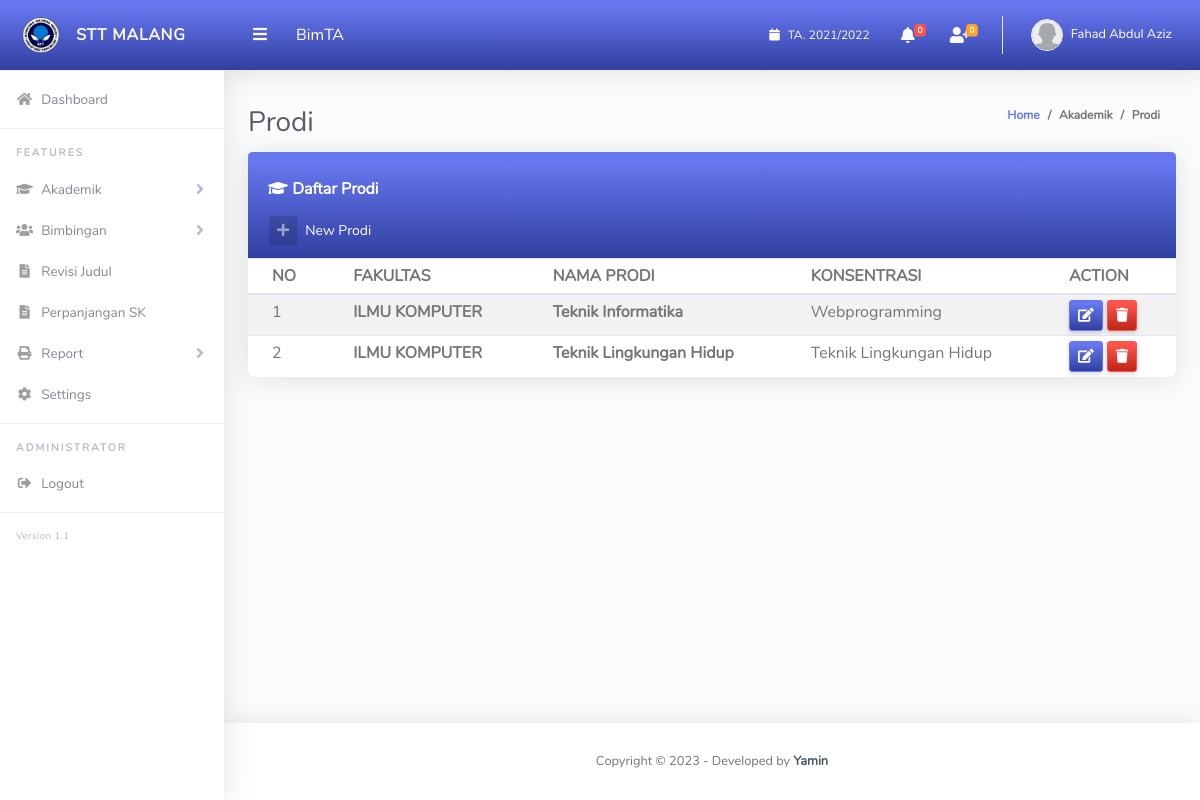
The app's page /web-admin/?pages=prodi (signed in) with its own data.
### tables this page shows
CREATE TABLE `tm_periode` (
  `periode_id` int(11) NOT NULL,
  `th_periode` varchar(20) DEFAULT NULL,
  `stt_periode` varchar(3) DEFAULT NULL
);

CREATE TABLE `tm_prodi` (
  `prodi_id` int(11) NOT NULL,
  `fakultas_id` int(11) NOT NULL,
  `prodi` varchar(255) NOT NULL,
  `konsen` varchar(255) NOT NULL
);

CREATE TABLE `tm_fakultas` (
  `fakultas_id` int(11) NOT NULL,
  `fakultas` varchar(255) NOT NULL
);

### web-admin/pages/akademik/data_prodi.php (the view, shortened to what this page needs)
  <div class="d-sm-flex align-items-center justify-content-between">
  <h1 class="h3 mb-0 text-gray-800">Prodi</h1>
  <ol class="breadcrumb">
  <li class="breadcrumb-item"><a href="./">Home</a></li>
  <li class="breadcrumb-item">Akademik</li>
  <li class="breadcrumb-item active" aria-current="page">Prodi</li>
  </ol>
  </div>
<div class="row">
            <div class="col-lg-12 mb-4">
              <div class="card">
                <div class="card-header bg-gradient-primary text-white">
                  <h6 class="mt-3 font-weight-bold"><i class="fa fa-graduation-cap"></i> Daftar Prodi</h6>
                  <a href="#" data-toggle="modal"
                    data-target="#modalAdd" id="#modalAdd" class="btn btn-default text-white btn-sm btn-icon-split mt-2">
                    <span class="icon text-white-50">
                      <i class="fas fa-plus"></i>
                    </span>
                    <span class="text">New Prodi</span>
                  </a>
                </div>
                <div class="table-responsive">
                  <table class="table table-striped table-hover table-sm align-items-center table-flush">
                    <thead class="table-flush">
                      <tr style="text-transform: uppercase;">
                        <th>No</th>
                        <th>Fakultas</th>
                        <th>Nama Prodi</th>
                        <th>Konsentrasi</th>
                        <th>Action</th>
                      </tr>
                    </thead>
                    <tbody>
                      <?php
                      $no=1;
                      $sql = mysqli_query($con,"SELECT * FROM tm_prodi
                       JOIN tm_fakultas ON tm_prodi.fakultas_id=tm_fakultas.fakultas_id
                      ORDER BY prodi_id  ASC");
                      foreach ($sql as $d) {?>
                      <tr>
                        <td><?=$no++?></td>
                        <td><b><?=$d['fakultas'] ?></b></td>
                        <td><b><?=$d['prodi'] ?></b></td>
                        <td><?=$d['konsen'] ?></td>
                          <td>
                          <a href="#" data-toggle="modal" data-target="#modalEdit<?= $d['prodi_id'] ?>" class="btn btn-primary bg-gradient-primary btn-sm">
                          <i class="fas fa-edit"></i>
                          </a>
                          <a href="?pages=prodi&id=<?= $d['prodi_id'] ?>" onclick="return confirm ('Apakah Yakin ?')" class="btn btn-danger bg-gradient-danger btn-sm"><i class="fa fa-trash"></i></a>
                          </td>
                      </tr>
                    <?php } ?>
                    </tbody>
                  </table>
                </div>
                 </div>
                  </div>
                   </div>

### web-admin/index.php (shortened to what this page needs)
<?php
if (isset($_SESSION['ADMIN_SESS'])) {
  include '../config/databases.php';
  $userID = intval($_SESSION['ADMIN_SESS']);
  $user   = mysqli_fetch_assoc(mysqli_query($con, "SELECT `id`,`username`,`password`,`nama_admin`,`img` FROM tb_admin WHERE `id`='{$userID}' AND status='Y' "));
  $tp = mysqli_fetch_assoc(mysqli_query($con, "SELECT periode_id,th_periode FROM tm_periode WHERE stt_periode='on' "));
  $new_user = mysqli_query($con, "SELECT tb_mhs.nama,tb_mhs.fotomhs,tb_mhs.create_at FROM tb_mhs WHERE status_akun='new' ORDER BY id_mhs DESC LIMIT 5 ");
  $new_judul = mysqli_query($con, "SELECT tb_mhs.id_mhs,tb_mhs.nama,tb_mhs.fotomhs,pengajuan.pengajuan_id,pengajuan.tgl_pengajuan,pengajuan.judul FROM pengajuan JOIN tb_mhs ON pengajuan.id_mhs=tb_mhs.id_mhs WHERE disetujui_kajur='new'  ORDER BY pengajuan_id DESC LIMIT 6");
?>
<!DOCTYPE html>
<html lang="en">
<head>
    <link href="../apl/vendor/fontawesome-free/css/all.min.css" rel="stylesheet" type="text/css">
    <link href="../apl/vendor/bootstrap/css/bootstrap.min.css" rel="stylesheet" type="text/css">
    <link href="../apl/vendor/datatables/dataTables.bootstrap4.min.css" rel="stylesheet">
    <link href="../apl/vendor/select2/dist/css/select2.min.css" rel="stylesheet" type="text/css">
    <link href="../apl/css/admin.min.css" rel="stylesheet">
</head>
<body id="page-top">
    <div id="wrapper">
        <ul class="navbar-nav sidebar sidebar-light accordion" id="accordionSidebar">
            <a class="sidebar-brand bg-gradient-primary d-flex align-items-center justify-content-center" href="./">
                <div class="sidebar-brand-icon">
                    <img src="../logo.png">
                </div>
                <div class="sidebar-brand-text mx-3"><b>STT MALANG</b></div>
            </a>
            <hr class="sidebar-divider my-0">
            <li class="nav-item">
                <a class="nav-link" href="./">
                    <i class="fas fa-fw fa-home"></i>
                    <span>Dashboard</span></a>
            </li>
            <hr class="sidebar-divider">
            <div class="sidebar-heading">
                Features
            </div>
            <li class="nav-item">
                <a class="nav-link collapsed" href="#" data-toggle="collapse" data-target="#collapseBootstrap"
                    aria-expanded="true" aria-controls="collapseBootstrap">
                    <i class="fa fa-fw fa-graduation-cap"></i>
                    <span>Akademik</span>
                </a>
            </li>
            <li class="nav-item">
                <a class="nav-link collapsed" href="#" data-toggle="collapse" data-target="#collapseForm"
                    aria-expanded="true" aria-controls="collapseForm">
                    <i class="fa fa-fw fa-users"></i>
                    <span> Bimbingan</span>
                </a>
            </li>
            <li class="nav-item">
                <a class="nav-link collapsed" href="?pages=list_judul_revisi">
                    <i class="fas fa-fw fa-file-alt"></i>
                    <span>Revisi Judul</span>
                </a>
            </li>
            <li class="nav-item">
                <a class="nav-link collapsed" href="?pages=list_perpanjangan_sk">
                    <i class="fa fa-fw fa-file-alt"></i>
                    <span>Perpanjangan SK</span>
                </a>
            </li>
            <li class="nav-item">
                <a class="nav-link collapsed" href="#" data-toggle="collapse" data-target="#report" aria-expanded="true"
                    aria-controls="report">
                    <i class="fa fa-fw fa-print"></i>
                    <span> Report</span>
                </a>
            </li>
            <li class="nav-item">
                <a class="nav-link" href="?pages=settings">
                    <i class="fas fa-fw fa-cog"></i>
                    <span>Settings</span>
                </a>
            </li>
            <hr class="sidebar-divider">
            <div class="sidebar-heading">
                Administrator
            </div>
            <li class="nav-item">
                <a class="nav-link" href="#" data-toggle="modal" data-target="#logoutModal">
                    <i class="fas fa-fw fa-sign-out-alt"></i>
                    <span>Logout</span>
                </a>
            </li>
            <hr class="sidebar-divider">
            <div class="version" id="version-ruangadmin"></div>
        </ul>
        <div id="content-wrapper" class="d-flex flex-column">
            <div id="content">
                <nav class="navbar navbar-expand navbar-light bg-navbar bg-gradient-primary topbar mb-4 static-top">
                    <button id="sidebarToggleTop" class="btn btn-link rounded-circle mr-3">
                        <i class="fa fa-bars"></i>
                    </button>
                    <span class="text-white">BimTA</span>
                    <ul class="navbar-nav ml-auto">
                        <li class="nav-item dropdown no-arrow">
                            <a class="nav-link" href="?pages=periode" style="font-size: 12px;">
                                <i class="fa fa-calendar mr-2"></i> TA. <?php if (empty($tp)) {
                                                            echo "Periode Tidak Aktif";
                                                          } else {
                                                            echo $tp['th_periode'];
                                                          }
                                                          ?>
                            </a>
                        </li>
                        <li class="nav-item dropdown no-arrow mx-1">
                            <a class="nav-link dropdown-toggle" href="#" id="alertsDropdown" role="button"
                                data-toggle="dropdown" aria-haspopup="true" aria-expanded="false">
                                <i class="fas fa-bell fa-fw"></i>
                                <span class="badge badge-danger badge-counter"><?php $jmlJudulBaru = mysqli_num_rows($new_judul);
                                                                  echo number_format($jmlJudulBaru); ?></span>
                            </a>
                        </li>
                        <li class="nav-item dropdown no-arrow mx-1">
                            <a class="nav-link dropdown-toggle" href="#" id="messagesDropdown" role="button"
                                data-toggle="dropdown" aria-haspopup="true" aria-expanded="false">
                                <i class="fas fa-user-plus fa-fw"></i>
                                <span class="badge badge-warning badge-counter"><?php $jmlUserBaru = mysqli_num_rows($new_user);
                                                                  echo number_format($jmlUserBaru); ?></span>
                            </a>
                        </li>
                        <li class="nav-item dropdown no-arrow">
                            <a class="nav-link dropdown-toggle" href="#" id="userDropdown" role="button"
                                data-toggle="dropdown" aria-haspopup="true" aria-expanded="false">
                                <img class="img-profile rounded-circle" src="../apl/img/<?= $user['img'] ?>"
                                    style="max-width: 60px">
                                <span class="ml-2 d-none d-lg-inline text-white small"><?= $user['nama_admin'] ?></span>
                            </a>
                        </li>
                    </ul>
                </nav>
                <div class="container-fluid" id="container-wrapper">
                    <?php
            if (isset($_GET['pages'])) {
              $page = mysqli_escape_string($con, $_GET['pages']);
              if ($page == 'periode') {
                include "pages/akademik/data_periode.php";
              } elseif ($page == 'fakultas') {
                include "pages/akademik/data_fakultas.php";
              }
              elseif ($page == 'prodi') {
                include "pages/akademik/data_prodi.php";
              }
              elseif ($page == 'dosen') {
                include "pages/akademik/data_dosen.php";
              }
              elseif ($page == 'mahasiswa') {
                include "pages/akademik/data_mahasiwa.php";
              }
              elseif ($page == 'list_account') {
                include "pages/news/list_account.php";
              }
              elseif ($page == 'list_judul') {
                include "pages/news/list_judul.php";
              }
              elseif ($page == 'fix_judul') {
                include "pages/pembing/list_fix_judul.php";
              }
              elseif ($page == 'list_pembing') {
                include "pages/pembing/list_pembing.php";
              }
              elseif ($page == 'settings') {
                include "pages/setting.php";
              }
              elseif ($page == 'report') {
                include "pages/report/list_report.php";
              }
              elseif ($page == 'report_sk') {
                include "pages/report/list_report_sk.php";
              }
              elseif ($page == 'list_judul_revisi') {
                include "pages/news/list_judul_revisi.php";
              }
              elseif ($page == 'list_perpanjangan_sk') {
                include "pages/news/list_perpanjangan_sk.php";
              }
              elseif ($page == 'detail_judul_revisi') {
                include "pages/news/detai_judul_revisi.php";
              }
              elseif ($page == 'detail_sk') {
                include "pages/news/detail_perpanjanganSK.php";
              } elseif ($page == '') {
              } else {
                echo 'Opps ! Not Found Pages';
              }
            } else {
              include "pages/home.php";
            }
            ?>
                </div>
            </div>
            <footer class="sticky-footer bg-white">
                <div class="container my-auto">
                    <div class="copyright text-center my-auto">
                        <span>Copyright &copy;  - Developed by
                            <b><a href="https://bimta.ypcode.my.id/" target="_blank">Yamin</a></b>
                        </span>
                    </div>
                </div>
            </footer>
        </div>
    </div>
</body>
</html>
<?php
} else {
?> <script>
alert('Anda Belum Login !!');
window.location = '../login/';
</script>
<?php
}
?>

### records on screen
tm_periode: th_periode "2021/2022"
tm_prodi: fakultas.fakultas "ILMU KOMPUTER", prodi "Teknik Informatika", konsen "Webprogramming"
tm_prodi: fakultas.fakultas "ILMU KOMPUTER", prodi "Teknik Lingkungan Hidup", konsen "Teknik Lingkungan Hidup"

### other values on screen
$jmlJudulBaru "0"
$jmlUserBaru "0"
$user['nama_admin'] "Fahad Abdul Aziz"
